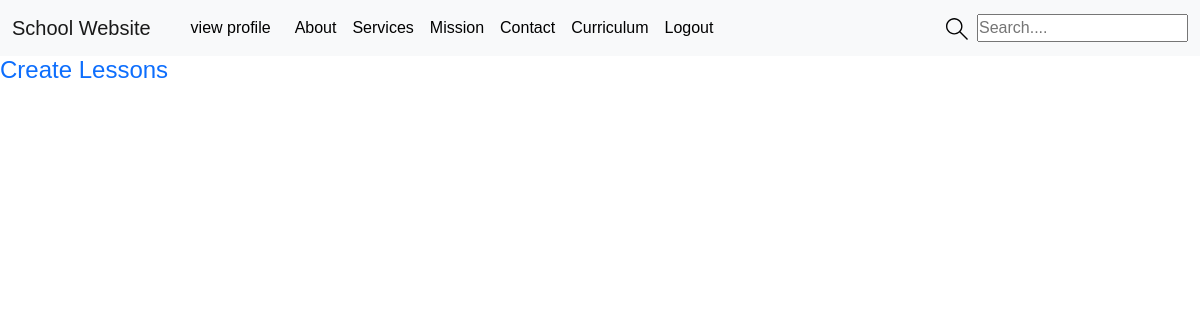
The app's page /curriculum/1/ (signed in), older data.
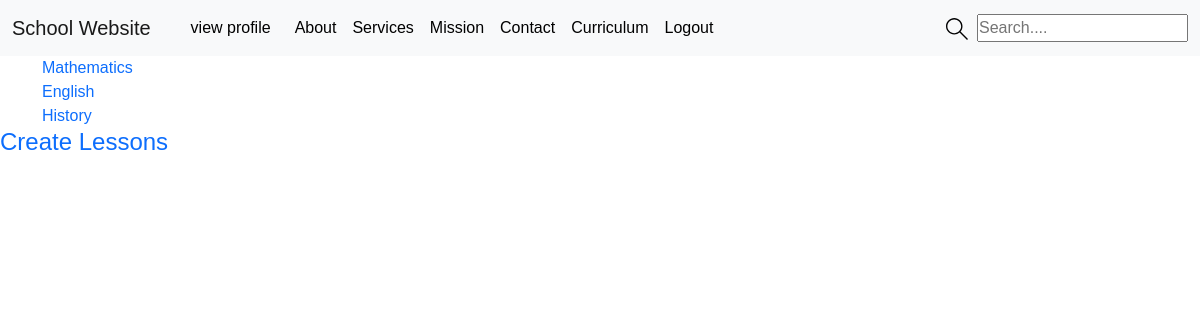
The same page, newer data.
### curriculum/models.py (models this page shows, shortened)
class Subject(models.Model):
    subject_id = models.CharField(unique=True,max_length=100)
    name = models.CharField(max_length=100)
    slug = models.SlugField(null=True,blank=True)
    standard = models.ForeignKey(Standard, on_delete=models.CASCADE,related_name='subjects')
    image = models.ImageField(upload_to = save_subject_image, verbose_name='Subject Image')
    description = models.TextField(max_length=500,blank=True)
    def __str__(self):
        return self.name

### curriculum/views.py (the view)
# urls.py: path('<str:pk>/', views.SubjectListView,name='subject_list' ), #id = standard_id
def SubjectListView(request,pk):
    if request.user.is_authenticated:
        page = 'after_login'
        user = request.user
        standard = Standard.objects.filter(standard_id=pk).first()
        print("standard = ",standard)
        subjects = Subject.objects.filter(standard=standard)
        print("subjects = ",subjects)
        context = {
                'page':page,
                'user':user,
                'subjects':subjects,
            }
        return render(request,'curriculum/subject_list_view.html',context)
    return HttpResponse("you are not logged in login first!!")

### curriculum/models.py (called while the page is built)
    def __str__(self):
        return self.name

### curriculum/templates/curriculum/subject_list_view.html
{% extends 'main.html' %}
{% block content %}
    {% for subject in subjects %}
        <div class="container">
            <a href="#">{{subject.name}}</a>
        </div>
    {% endfor %}
    {% if request.user.is_staff %}
        <a href="#"><h4>Create Lessons</h4></a>
    {% else %}
    <a href="#"><h4>view Lessons</h4></a>
    {% endif %}
{% endblock %}

Row changes from the older to the newer data that the page shows:
added Subject: name "Mathematics"
added Subject: name "English"
added Subject: name "History"
